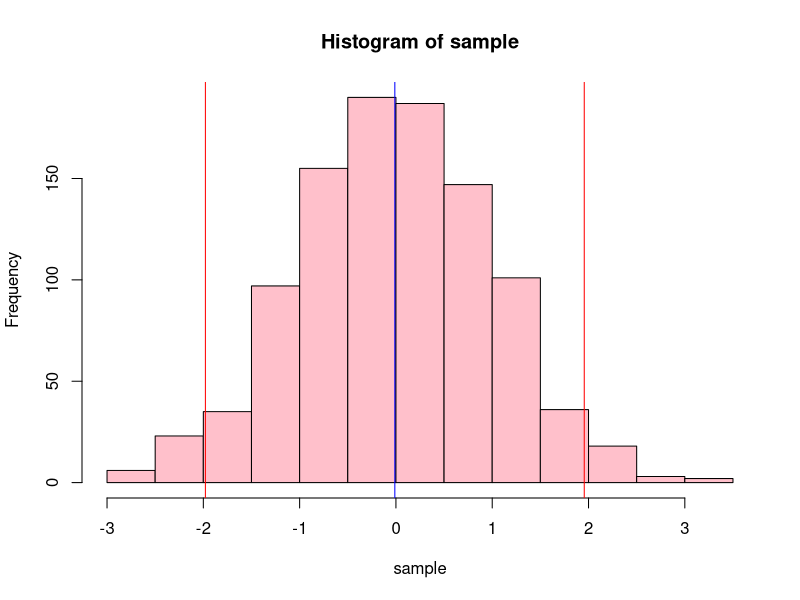

Here is the R script that generated this plot:
## ---- chunk 1
knitr::opts_chunk$set(echo = TRUE)
## ---- chunk 2
n <- 1000
sample <- rnorm(n)
sample_mean <- mean(sample)
## ---- chunk 3
sample_variance <- mean((sample - sample_mean)^2)
shortcut_variance <- mean((sample^2)) - mean(sample)^2
var_variance <- var(sample)
## ---- chunk 4
# Finding standard deviation
sample_sd <- sd(sample)

# Finding confidence interval
lower <- sample_mean - 1.96 * sample_sd
upper <- sample_mean + 1.96 * sample_sd
conf_interval <- ((length(sample[sample > upper]) + length(sample[sample < lower])) / n)
## ---- chunk 5
hist(sample, col = "pink")
abline(v = sample_mean, col = "blue")
abline(v = lower, col = "red")
abline(v = upper, col = "red")
## ---- chunk 6
n <- 3
m <- 1000

# Find means of m samples of n
means <- sapply(replicate(m, sapply(n, rnorm, simplify = FALSE)), mean)
variance <- var(means) # variance of means

# What happens if we make sample size larger?
new_n <- n * 100
new_means <- sapply(replicate(m, sapply(new_n, rnorm, simplify = FALSE)), mean)
new_variance <- var(new_means)
# The variance is much smaller!
## ---- chunk 7
# How much smaller will standard deviation be if the sample is 10x larger?
first_sd <- sd(means)

second_n <- n * 10
second_means <- sapply(replicate(m, sapply(second_n, rnorm, simplify = FALSE)), mean)
second_sd <- sd(second_means)

difference <- round(first_sd / second_sd, 2)
# The new standard deviation will be around 3x smaller than the first standard deviation
